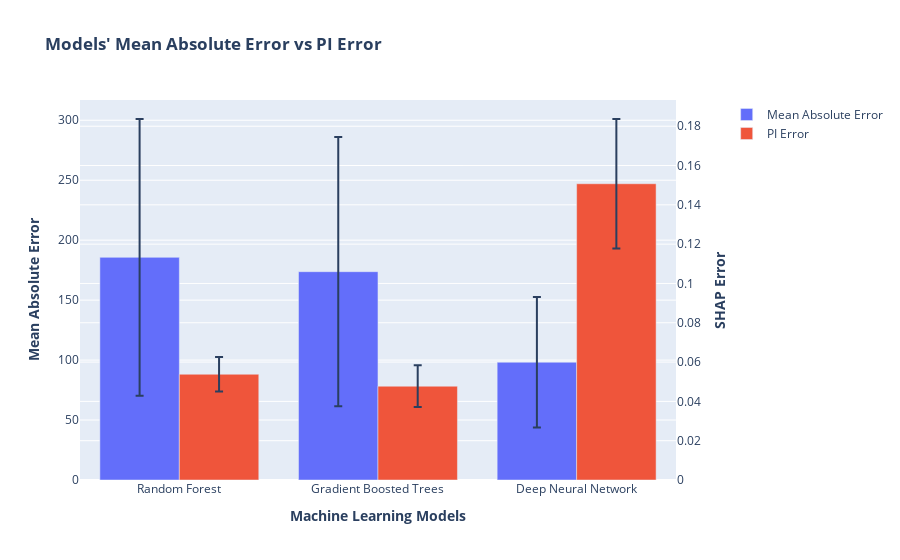

The notebook cell this image was saved under:
### Code cell
# Create figure with secondary y-axis
model = ['Random Forest', 'Gradient Boosted Trees', 'Deep Neural Network']
all_mae_mean = [all_median[0], all_median[1], all_median[2]]
all_mae_std = [all_std[0], all_std[1], all_std[2]]

all_pi_mean = [all_median[3], all_median[4], all_median[5]]
all_pi_std = [all_std[3], all_std[4], all_std[5]]

fig = make_subplots(specs=[[{"secondary_y": True}]])
# Add traces
fig.add_trace(
    go.Bar(x=model, y=all_mae_mean, name="Mean Absolute Error", offsetgroup= "1",
           error_y=dict(type='data', array=all_mae_std)), secondary_y=False
)

fig.add_trace(
    go.Bar(x=model, y=pi_median, name="PI Error", offsetgroup= "2",
           error_y=dict(type='data', array=pi_std)), secondary_y=True
)

# Add figure title
fig.update_layout(
    title_text="<b>Models' Mean Absolute Error vs PI Error</b>",
    barmode='group'
)
# fig.update_traces(texttemplate='%{text:.2s}', textposition='outside')
# fig.update_layout(uniformtext_minsize=8, uniformtext_mode='hide')


# Set x-axis title
fig.update_xaxes(title_text="<b>Machine Learning Models</b>")

# Set y-axes titles
fig.update_yaxes(title_text="<b>Mean Absolute Error</b>", secondary_y=False)
fig.update_yaxes(title_text="<b>SHAP Error</b>", secondary_y=True)


fig.show()

### Figure 1 — Plotly figure (JSON) as saved in the notebook; plotly's stock layout.template omitted (floating-point values rounded to 4 significant figures)
{"data": [{"error_y": {"array": [115.4, 112.2, 54.49], "type": "data"}, "name": "Mean Absolute Error", "offsetgroup": "1", "type": "bar", "x": ["Random Forest", "Gradient Boosted Trees", "Deep Neural Network"], "xaxis": "x", "y": [185.7, 173.7, 98.22], "yaxis": "y"}, {"error_y": {"array": [0.008816, 0.0106, 0.03294], "type": "data"}, "name": "PI Error", "offsetgroup": "2", "type": "bar", "x": ["Random Forest", "Gradient Boosted Trees", "Deep Neural Network"], "xaxis": "x", "y": [0.0538, 0.04773, 0.1507], "yaxis": "y2"}], "layout": {"barmode": "group", "title": {"text": "<b>Models' Mean Absolute Error vs PI Error</b>"}, "xaxis": {"anchor": "y", "domain": [0, 0.94], "title": {"text": "<b>Machine Learning Models</b>"}}, "yaxis": {"anchor": "x", "domain": [0, 1], "title": {"text": "<b>Mean Absolute Error</b>"}}, "yaxis2": {"anchor": "x", "overlaying": "y", "side": "right", "title": {"text": "<b>SHAP Error</b>"}}}}
